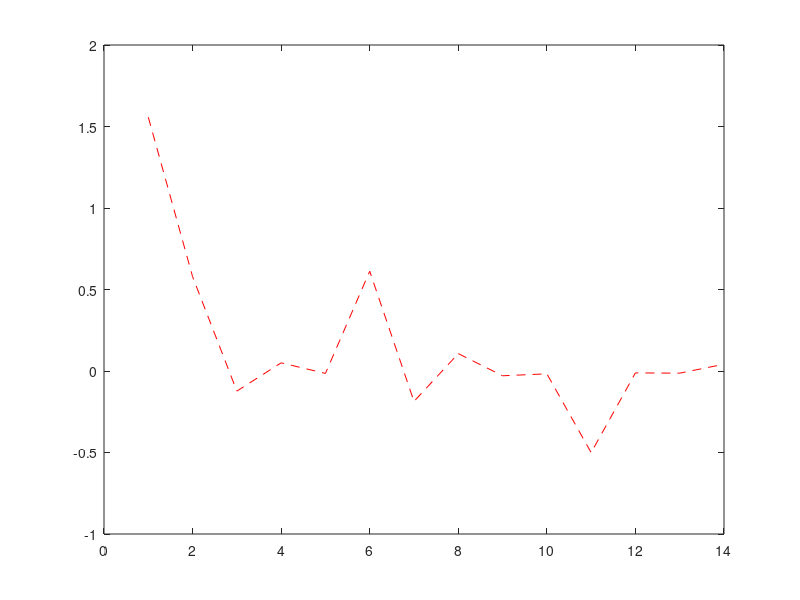

Here is the MATLAB script that generated this plot: (Note: this script raises an error after producing the figure.)
% 1.
% f : [a, b] -> R
% xi apartine [a, b] nodes
% f(xi) = y, i = 1,m
% (Lmf)(x) = (SUM(Ai * f(xi) * y))/ (SUM(Ai/(x - xi)
% Ai = 1/(PROD(xi - xj)

% x = [1960, 1970, 1980, 1990, 2000, 2010, 2020];
% y = [18458008, 19922618, 22125224, 22836234, 21919876, 20335211, 19442038];
% plot(x, y, '*');
% z = [1974, 2005, 2035];
% ans_z = Lagrange(z, x, y);
% fprintf('1974-%8.3f', ans_z(3));
% hold on;
% t = 1960:1:2020;
% plot(t, Lagrange(t, x, y)); %aproximate the population from 1960 until 2020

% 2.
% f(x) = sqrt(x)
% x = [144, 169, 196];
% y = [12, 13, 14];
% z = 153;
% ans_z = Lagrange(z, x, y)

% 3.
% x = 0:0.01:20;
% f = (2 + sin(3 * pi * x)) ./ (1 + x .^ 2);
% plot(x, f, 'r--');
% hold on;
% x_nodes = linspace(0, 20, 24);
% f_nodes = (2 + sin(3 * pi * x_nodes)) ./ (1 + x_nodes .^ 2);
% fL = Lagrange(x, x_nodes, f_nodes);
% plot(x, fL, 'b');

% 4.
x = 1:1:14;
f = (3 * tan(x .^ 2)) ./ (x .^ 2 + 2);
plot(x, f, 'r--');
hold on;
x_nodes = linspace(1, 14);
f_nodes = (3 * tan(x_nodes .^ 2)) ./ (x_nodes .^ 2 + 2);
fL = Lagrange(x, x_nodes, f_nodes);
plot(x, fL, 'b');